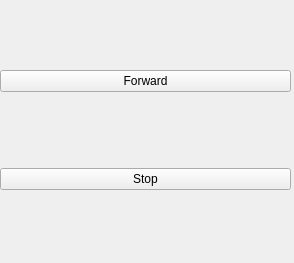
<?xml version="1.0" encoding="UTF-8"?>
<ui version="4.0">
 <class>Form</class>
 <widget class="QWidget" name="Form">
  <property name="geometry">
   <rect>
    <x>0</x>
    <y>0</y>
    <width>294</width>
    <height>263</height>
   </rect>
  </property>
  <property name="windowTitle">
   <string>Form</string>
  </property>
  <widget class="QWidget" name="gridLayoutWidget">
   <property name="geometry">
    <rect>
     <x>0</x>
     <y>0</y>
     <width>291</width>
     <height>261</height>
    </rect>
   </property>
   <layout class="QGridLayout" name="gridLayout">
    <item row="0" column="0">
     <widget class="QPushButton" name="forwardButton">
      <property name="text">
       <string>Forward</string>
      </property>
     </widget>
    </item>
    <item row="1" column="0">
     <widget class="QPushButton" name="stopButton">
      <property name="font">
       <font>
        <weight>50</weight>
        <italic>false</italic>
        <bold>false</bold>
       </font>
      </property>
      <property name="cursor">
       <cursorShape>ArrowCursor</cursorShape>
      </property>
      <property name="text">
       <string>Stop</string>
      </property>
     </widget>
    </item>
   </layout>
  </widget>
 </widget>
 <resources/>
 <connections/>
</ui>
